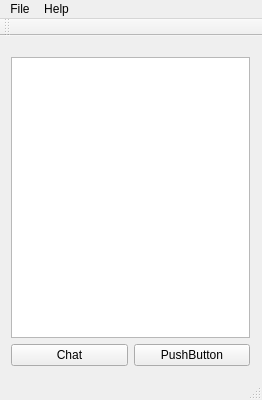
<?xml version="1.0" encoding="UTF-8"?>
<ui version="4.0">
 <class>MainWindow</class>
 <widget class="QMainWindow" name="MainWindow">
  <property name="geometry">
   <rect>
    <x>0</x>
    <y>0</y>
    <width>262</width>
    <height>400</height>
   </rect>
  </property>
  <property name="maximumSize">
   <size>
    <width>262</width>
    <height>400</height>
   </size>
  </property>
  <property name="windowTitle">
   <string>MainWindow</string>
  </property>
  <widget class="QWidget" name="centralWidget">
   <widget class="QWidget" name="verticalLayoutWidget">
    <property name="geometry">
     <rect>
      <x>0</x>
      <y>10</y>
      <width>261</width>
      <height>331</height>
     </rect>
    </property>
    <layout class="QVBoxLayout" name="verticalLayout">
     <item>
      <widget class="QListWidget" name="listUsers"/>
     </item>
     <item>
      <layout class="QHBoxLayout" name="horizontalLayout">
       <item>
        <widget class="QPushButton" name="btnStartChat">
         <property name="text">
          <string>Chat</string>
         </property>
        </widget>
       </item>
       <item>
        <widget class="QPushButton" name="pushButton">
         <property name="text">
          <string>PushButton</string>
         </property>
        </widget>
       </item>
      </layout>
     </item>
    </layout>
   </widget>
  </widget>
  <widget class="QMenuBar" name="menuBar">
   <property name="geometry">
    <rect>
     <x>0</x>
     <y>0</y>
     <width>262</width>
     <height>22</height>
    </rect>
   </property>
   <widget class="QMenu" name="menuFile">
    <property name="title">
     <string>File</string>
    </property>
    <addaction name="actionConnect"/>
    <addaction name="actionDisconnect"/>
    <addaction name="actionExit"/>
   </widget>
   <widget class="QMenu" name="menuHelp">
    <property name="title">
     <string>Help</string>
    </property>
    <addaction name="actionAbout"/>
   </widget>
   <addaction name="menuFile"/>
   <addaction name="menuHelp"/>
  </widget>
  <widget class="QToolBar" name="mainToolBar">
   <attribute name="toolBarArea">
    <enum>TopToolBarArea</enum>
   </attribute>
   <attribute name="toolBarBreak">
    <bool>false</bool>
   </attribute>
  </widget>
  <widget class="QStatusBar" name="statusBar"/>
  <action name="actionExit">
   <property name="text">
    <string>Exit</string>
   </property>
  </action>
  <action name="actionAbout">
   <property name="text">
    <string>About...</string>
   </property>
  </action>
  <action name="actionConnect">
   <property name="text">
    <string>Connect</string>
   </property>
  </action>
  <action name="actionDisconnect">
   <property name="text">
    <string>Disconnect</string>
   </property>
  </action>
 </widget>
 <layoutdefault spacing="6" margin="11"/>
 <resources/>
 <connections/>
</ui>
